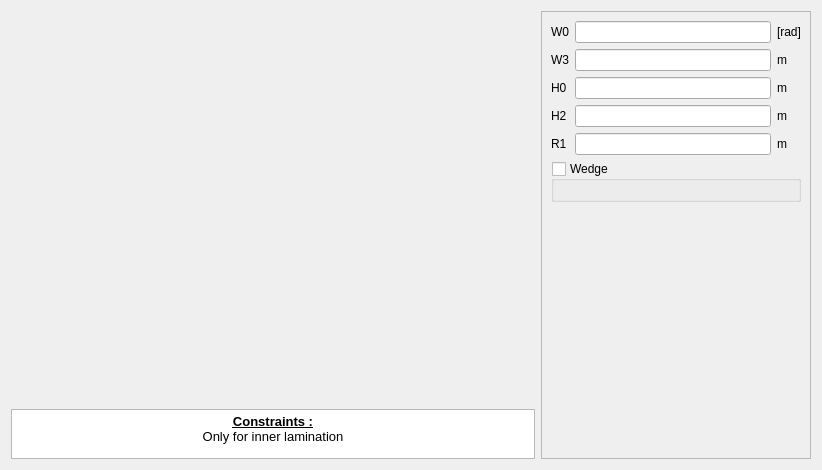
<?xml version="1.0" encoding="UTF-8"?>
<ui version="4.0">
 <class>PWSlot16</class>
 <widget class="QWidget" name="PWSlot16">
  <property name="geometry">
   <rect>
    <x>0</x>
    <y>0</y>
    <width>822</width>
    <height>470</height>
   </rect>
  </property>
  <property name="minimumSize">
   <size>
    <width>630</width>
    <height>470</height>
   </size>
  </property>
  <property name="maximumSize">
   <size>
    <width>16777215</width>
    <height>16777215</height>
   </size>
  </property>
  <property name="windowTitle">
   <string>Form</string>
  </property>
  <layout class="QHBoxLayout" name="horizontalLayout">
   <item>
    <layout class="QVBoxLayout" name="verticalLayout_2">
     <item>
      <widget class="QLabel" name="img_slot">
       <property name="sizePolicy">
        <sizepolicy hsizetype="Expanding" vsizetype="Expanding">
         <horstretch>0</horstretch>
         <verstretch>0</verstretch>
        </sizepolicy>
       </property>
       <property name="maximumSize">
        <size>
         <width>16777215</width>
         <height>16777215</height>
        </size>
       </property>
       <property name="text">
        <string/>
       </property>
       <property name="pixmap">
        <pixmap resource="../../../../Resources/pyleecan.qrc">:/images/images/MachineSetup/WSlot/SlotW16_wind.png</pixmap>
       </property>
       <property name="scaledContents">
        <bool>false</bool>
       </property>
       <property name="alignment">
        <set>Qt::AlignCenter</set>
       </property>
      </widget>
     </item>
     <item>
      <widget class="QTextEdit" name="txt_constraint">
       <property name="sizePolicy">
        <sizepolicy hsizetype="Expanding" vsizetype="Fixed">
         <horstretch>0</horstretch>
         <verstretch>0</verstretch>
        </sizepolicy>
       </property>
       <property name="maximumSize">
        <size>
         <width>16777215</width>
         <height>50</height>
        </size>
       </property>
       <property name="verticalScrollBarPolicy">
        <enum>Qt::ScrollBarAlwaysOff</enum>
       </property>
       <property name="html">
        <string>&lt;!DOCTYPE HTML PUBLIC &quot;-//W3C//DTD HTML 4.0//EN&quot; &quot;http://www.w3.org/TR/REC-html40/strict.dtd&quot;&gt;
&lt;html&gt;&lt;head&gt;&lt;meta name=&quot;qrichtext&quot; content=&quot;1&quot; /&gt;&lt;style type=&quot;text/css&quot;&gt;
p, li { white-space: pre-wrap; }
&lt;/style&gt;&lt;/head&gt;&lt;body style=&quot; font-family:'MS Shell Dlg 2'; font-size:7.8pt; font-weight:400; font-style:normal;&quot;&gt;
&lt;p align=&quot;center&quot; style=&quot; margin-top:0px; margin-bottom:0px; margin-left:0px; margin-right:0px; -qt-block-indent:0; text-indent:0px;&quot;&gt;&lt;span style=&quot; font-size:10pt; font-weight:600; text-decoration: underline;&quot;&gt;Constraints :&lt;/span&gt;&lt;/p&gt;
&lt;p align=&quot;center&quot; style=&quot; margin-top:0px; margin-bottom:0px; margin-left:0px; margin-right:0px; -qt-block-indent:0; text-indent:0px;&quot;&gt;&lt;span style=&quot; font-size:10pt;&quot;&gt;Only for inner lamination&lt;/span&gt;&lt;/p&gt;&lt;/body&gt;&lt;/html&gt;</string>
       </property>
       <property name="textInteractionFlags">
        <set>Qt::TextSelectableByKeyboard|Qt::TextSelectableByMouse</set>
       </property>
      </widget>
     </item>
    </layout>
   </item>
   <item>
    <widget class="QScrollArea" name="scrollArea">
     <property name="minimumSize">
      <size>
       <width>270</width>
       <height>0</height>
      </size>
     </property>
     <property name="maximumSize">
      <size>
       <width>270</width>
       <height>16777215</height>
      </size>
     </property>
     <property name="widgetResizable">
      <bool>true</bool>
     </property>
     <widget class="QWidget" name="scrollAreaWidgetContents">
      <property name="geometry">
       <rect>
        <x>0</x>
        <y>0</y>
        <width>268</width>
        <height>446</height>
       </rect>
      </property>
      <layout class="QVBoxLayout" name="verticalLayout_3">
       <item>
        <layout class="QGridLayout" name="gridLayout">
         <item row="0" column="0">
          <widget class="QLabel" name="in_W0">
           <property name="text">
            <string>W0</string>
           </property>
          </widget>
         </item>
         <item row="0" column="1">
          <widget class="FloatEdit" name="lf_W0"/>
         </item>
         <item row="0" column="2">
          <widget class="QLabel" name="unit_W0">
           <property name="text">
            <string>[rad]</string>
           </property>
          </widget>
         </item>
         <item row="1" column="0">
          <widget class="QLabel" name="in_W3">
           <property name="text">
            <string>W3</string>
           </property>
          </widget>
         </item>
         <item row="1" column="1">
          <widget class="FloatEdit" name="lf_W3"/>
         </item>
         <item row="1" column="2">
          <widget class="QLabel" name="unit_W3">
           <property name="text">
            <string>m</string>
           </property>
          </widget>
         </item>
         <item row="2" column="0">
          <widget class="QLabel" name="in_H0">
           <property name="text">
            <string>H0</string>
           </property>
          </widget>
         </item>
         <item row="2" column="1">
          <widget class="FloatEdit" name="lf_H0"/>
         </item>
         <item row="2" column="2">
          <widget class="QLabel" name="unit_H0">
           <property name="text">
            <string>m</string>
           </property>
          </widget>
         </item>
         <item row="3" column="0">
          <widget class="QLabel" name="in_H2">
           <property name="text">
            <string>H2</string>
           </property>
          </widget>
         </item>
         <item row="3" column="1">
          <widget class="FloatEdit" name="lf_H2"/>
         </item>
         <item row="3" column="2">
          <widget class="QLabel" name="unit_H2">
           <property name="text">
            <string>m</string>
           </property>
          </widget>
         </item>
         <item row="4" column="0">
          <widget class="QLabel" name="in_R1">
           <property name="text">
            <string>R1</string>
           </property>
          </widget>
         </item>
         <item row="4" column="1">
          <widget class="FloatEdit" name="lf_R1"/>
         </item>
         <item row="4" column="2">
          <widget class="QLabel" name="unit_R1">
           <property name="text">
            <string>m</string>
           </property>
          </widget>
         </item>
        </layout>
       </item>
       <item>
        <widget class="QGroupBox" name="g_wedge">
         <property name="title">
          <string>Wedge</string>
         </property>
         <property name="checkable">
          <bool>true</bool>
         </property>
         <property name="checked">
          <bool>false</bool>
         </property>
         <layout class="QVBoxLayout" name="verticalLayout">
          <item>
           <widget class="WMatSelectV" name="w_wedge_mat" native="true">
            <property name="minimumSize">
             <size>
              <width>100</width>
              <height>0</height>
             </size>
            </property>
           </widget>
          </item>
         </layout>
        </widget>
       </item>
       <item>
        <spacer name="verticalSpacer">
         <property name="orientation">
          <enum>Qt::Vertical</enum>
         </property>
         <property name="sizeHint" stdset="0">
          <size>
           <width>20</width>
           <height>40</height>
          </size>
         </property>
        </spacer>
       </item>
       <item>
        <widget class="WWSlotOut" name="w_out" native="true"/>
       </item>
      </layout>
     </widget>
    </widget>
   </item>
  </layout>
 </widget>
 <customwidgets>
  <customwidget>
   <class>FloatEdit</class>
   <extends>QLineEdit</extends>
   <header>......GUI/Tools/FloatEdit.h</header>
  </customwidget>
  <customwidget>
   <class>WWSlotOut</class>
   <extends>QWidget</extends>
   <header>......GUI.Dialog.DMachineSetup.SWSlot.WWSlotOut.WWSlotOut.h</header>
   <container>1</container>
  </customwidget>
  <customwidget>
   <class>WMatSelectV</class>
   <extends>QWidget</extends>
   <header>......GUI.Dialog.DMatLib.WMatSelect.WMatSelectV.h</header>
   <container>1</container>
  </customwidget>
 </customwidgets>
 <tabstops>
  <tabstop>lf_W0</tabstop>
  <tabstop>lf_W3</tabstop>
  <tabstop>lf_H0</tabstop>
  <tabstop>lf_H2</tabstop>
 </tabstops>
 <resources>
  <include location="../../../../Resources/pyleecan.qrc"/>
 </resources>
 <connections/>
</ui>
